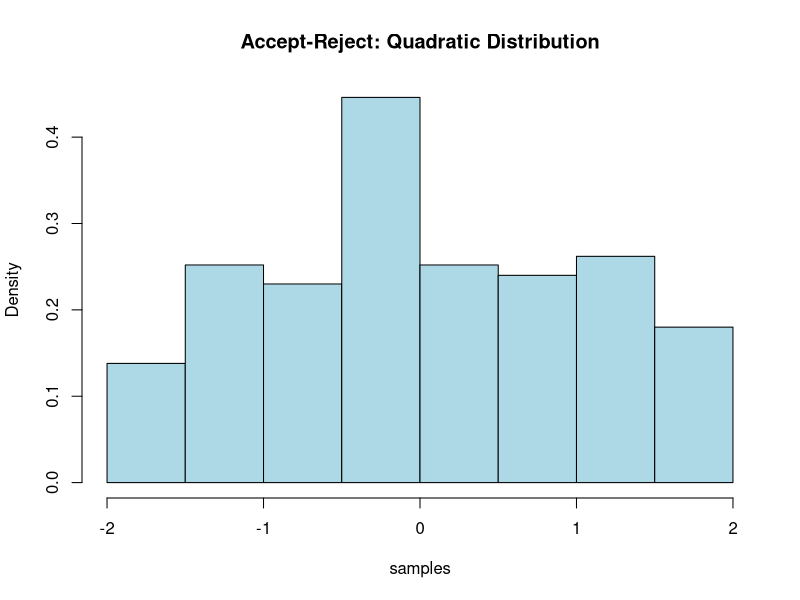

Write the R code that produced this figure.
accept_reject_quad <- function(n) {
  target_pdf <- function(x) (3/8) * (4 - x^2) #p(x)
  proposal_pdf <- function(x) 1/4 # q(x)
  M <- 2 #chosen such that  M*q(x) >= p(x)
  
  samples <- numeric(n)
  i <- 1
  
  while(i <= n){
    x <- runif(1, -2, 2) # sample from proposal
    u <- runif(1)
    if (u< target_pdf(x)/(M * proposal_pdf(x)))
      samples[i] <- x
      i <- i+1
  }
  return(samples)
}

samples <- accept_reject_quad(1000)
print(length(samples))
hist(samples, probability=TRUE, col='lightblue', main="Accept-Reject: Quadratic Distribution")
